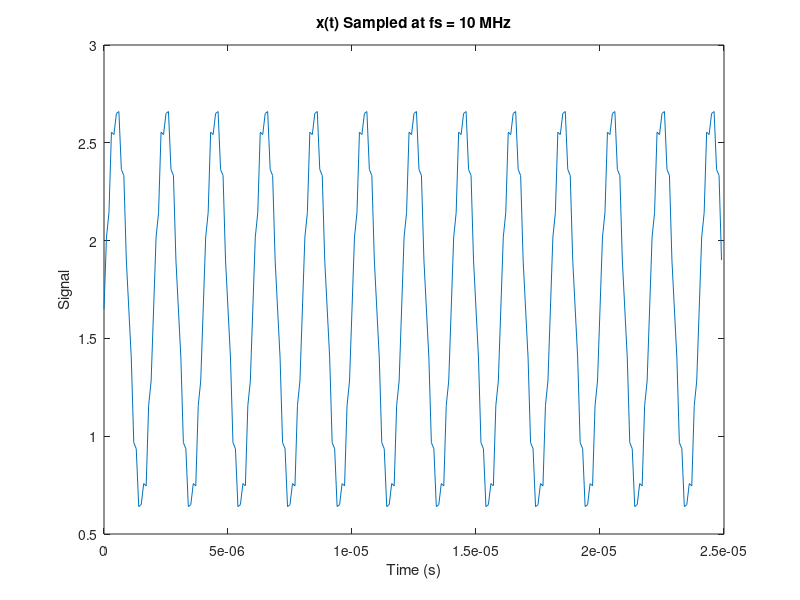

This figure's MATLAB source: (Note: this script raises an error after producing the figure.)
%% Generats coefficients for a direct-form I biquad implemented on an fpga
% * converts coefficients to fixed-point and tests stability. 
% * generates test stimulus waveform, and verifies impulse response of fpga
% output
%
% See biquad code: https://github.com/dominic-meads/IIR-filters-with-FPGAs-and-Verilog/blob/main/AXI-Stream%20Biquad/src/iir_DF1_Biquad_AXIS.v
%
% ver 1.0 Dominic Meads 12/1/2024

close all
clear
clc

%% Test stimulus file generation for Verilog testbench
% generate 1000 samples coming from a 16-bit unipolar (positive) ADC with a
% sampling frequency of 10 MHz
fs = 10e+06;
Ts = 1/fs;
n = 0:249;
t = n*Ts;

% test waveform 500 kHz sinusoid with 4 MHz noise
x = 1.65 + 1*sin(2*pi*500000*t) + 0.1*sin(2*pi*4000000*t); % add 1.65 V DC offset to simulate coming from unipolar ADC

figure('Color',[1 1 1]);
h = plot(t,x);
title('x(t) Sampled at fs = 10 MHz');
ylabel('Signal');
xlabel('Time (s)');

% quantize x
Vref = 3.3;
bits = 16; % precision of ADC
xq = (x./Vref)*((2^(bits-1))-1); % verilog signed 16 bit reg holds max value (2^15)-1 
xq_int = cast(xq,"int16");

% must put files in xsim directory for vivado
% IMPORTANT: CHANGE BELOW LINE TO YOUR FILE PATH
cd 'C:\Users\demea\OneDrive\Documents\IIR Filters on FPGA Youtube Video\Part 2 AXI stream biquad\IIR_Biquad_AXIS\IIR_Biquad_AXIS.sim\sim_1\behav\xsim';
fid1 = fopen('500kHz_sine_wave_with_noise.txt','w');
fprintf(fid1,"%d\n",xq_int);
fclose(fid1);
fid2 = fopen('Impulse_response_output.txt','w'); % create output file for tb
fclose(fid2);
% return to original directory
% IMPORTANT: CHANGE BELOW LINE TO YOUR FILE PATH
oldFolder = cd('C:\Users\demea\OneDrive\Documents\IIR Filters on FPGA Youtube Video\Part 2 AXI stream biquad');


%% generate filter coefficents
% LP elliptical filter cutoff @ 1.5 MHz 
% should elimate 4 MHz noise and pass 500 kHz component
fc = 1.5e+6;
Wc = fc/(fs/2);
[B,A] = ellip(2,0.5,40,Wc);

figure('Color',[1 1 1]);
freqz(B,A,2^10,fs);
figure('Color',[1 1 1]);
zplane(B,A);

%% multiply coefficients to get fixed point integer coefficients
% 16-bit signed multiplier width, need one bit for sign, one bit for the
% "ones" place, which leaves 14 bits for the fractional part. 
scale_factor = 14;
Afixed = fix(A*(2^scale_factor))
Bfixed = fix(B*(2^scale_factor))

%% check stability of fixed point coefficients
figure('Color',[1 1 1]);
zplane(Bfixed, Afixed);
hold on;
title("Pole-Zero Plot After Fixed Point Conversion");

%% perform the filter
yq = filter(Bfixed,Afixed,xq_int);
figure('Color',[1 1 1]);
plot(yq);

%% expected impulse response of filter
delta = zeros(1,50);
delta(1) = 32767;
hn = filter(Bfixed,Afixed,delta);
figure('Color',[1 1 1]);
plot(hn);
title("Impulse Response");

%% get impulse response output of FPGA simulation

% output file in vivado xsim directory
% IMPORTANT: CHANGE BELOW LINE TO YOUR FILE PATH
cd 'C:\Users\demea\OneDrive\Documents\IIR Filters on FPGA Youtube Video\Part 2 AXI stream biquad\IIR_Biquad_AXIS\IIR_Biquad_AXIS.sim\sim_1\behav\xsim';
fid2 = fopen('Impulse_response_output.txt','r');
% get the impulse response samples
hn_f = fscanf(fid2,"%d");
fclose(fid2);
% return to original directory
% IMPORTANT: CHANGE BELOW LINE TO YOUR FILE PATH
oldFolder = cd('C:\Users\demea\OneDrive\Documents\IIR Filters on FPGA Youtube Video\Part 2 AXI stream biquad');

figure('Color',[1 1 1]);
plot(hn_f);
title("Impulse Response: fixed-point DF1 Biquad vs. MATLAB floating-point filter");
xlabel("Sample");
ylabel("Magnitude");
hold on;
plot(hn,'r');
legend({"Simulated FPGA filter response", "MATLAB Filter response"});


%% take Fourier Transform of impulse response to get frequency response
% magnitude looks great, phase doesnt match up? 

f = linspace(0,fs/2,size(hn_f,1)/2);
H_f = abs(fft(hn_f)); % magnitude of fft
H_f = H_f(1:end/2);   % plot single-sided spectrum
H_f_db = mag2db(H_f);
H_f_db = H_f_db - max(H_f_db); % normalize to maximum
figure('Color',[1 1 1]);
subplot(2,1,1);
plot(f,H_f_db);
grid on;
title("Frequency Response of fixed-point DF1 Biquad");
xlabel('Frequency (Hz)');
ylabel('Magnitude (dB)');

% get phase response also (I dont think this is right)
phase = atan2( imag(fft(hn_f)), real(fft(hn_f)) ) * 180/pi;  % phase in degrees
phase = phase(1:end/2);   % plot single-sided phase
subplot(2,1,2);
plot(f,phase);
grid on;
title("Phase Response of fixed-point DF1 Biquad");
xlabel('Frequency (Hz)');
ylabel('Phase (degrees)');

% compare with original frequency and phase
figure('Color',[1 1 1]);
freqz(B,A,2^10,fs);
